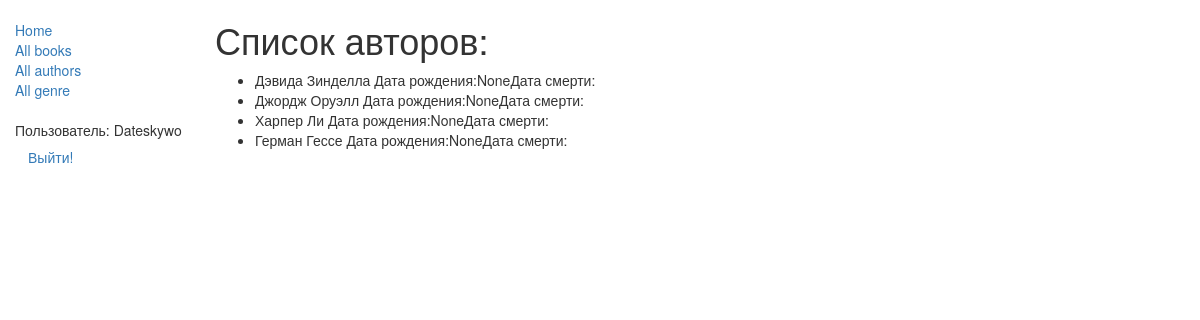
The app's page /catalog/author/ (signed in), older data.
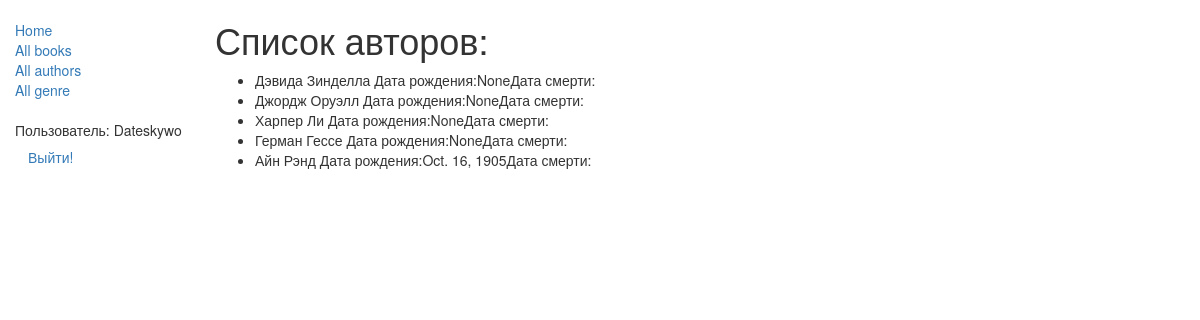
The same page, newer data.
### catalog/models.py (models this page shows, shortened)
class Author(models.Model):
    first_name = models.CharField(max_length=30)
    last_name = models.CharField(max_length=30)
    date_of_birth = models.DateField(null=True, blank=True)
    date_of_death = models.DateField('Died', null=True, blank=True)

### catalog/views.py (the view)
# urls.py: path('author/', views.author, name='author'),
@login_required
def author(request):
    author_list=list(Author.objects.all())
    return render(
        request, "author.html",
          context={'author_list':author_list})

### catalog/templates/author.html (shortened to what this page needs)
<!DOCTYPE html>
{% extends "base_generic.html" %}
{% load static %}
{% block content %}
<h1>Список авторов:</h1>
{% if author_list %}
<ul>
    {% for author in author_list %}
    <li>
        {{ author.first_name }} {{ author.last_name }} Дата рождения:{{ author.date_of_birth }}Дата смерти:{{ date_of_death }}
    </li>
    {% endfor %}
</ul>
{% else %}
<p>В библиотеке нет книг!</p>
{% endif %}
{% endblock %}

Row changes from the older to the newer data that the page shows:
added Author: first_name "Айн", last_name "Рэнд", date_of_birth "Oct. 16, 1905"
